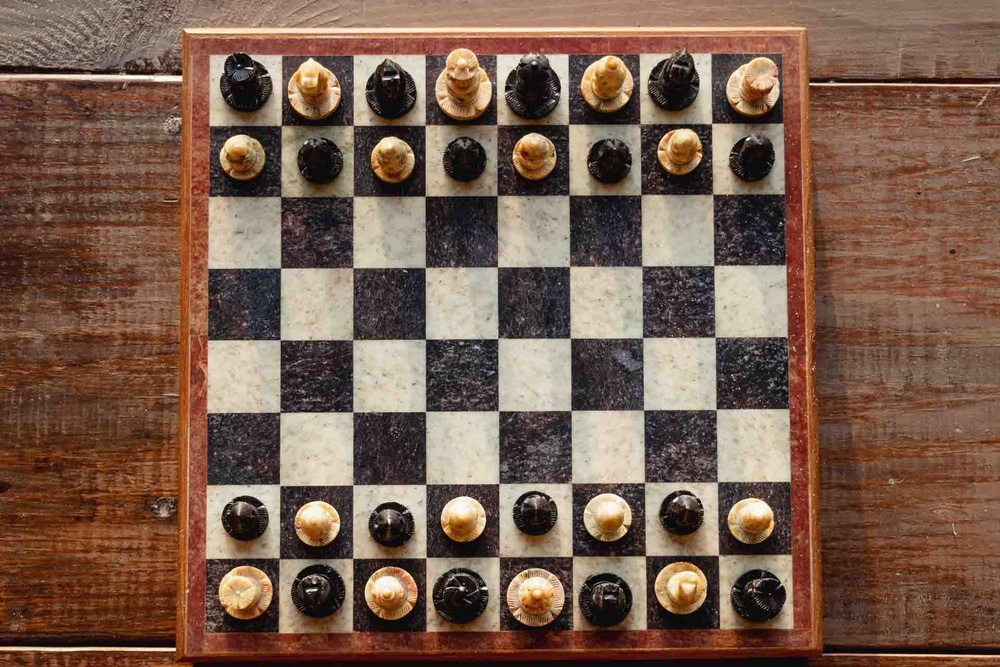
%> input picture uts/kotak.jpg, 1000 x 667 px, shrunk from 1920 x 1280 before the run
$ octave uts10.m   (GNU Octave 9; MATLAB toolbox functions it lacks are replaced by stand-ins)
%> lines starting %> are read from the running program, lines starting %| are printed output that depends on the picture
pkg load image

% 1. Baca gambar papan catur
img = imread('kotak.jpg');
%> img is the input picture: size 667x1000x3 uint8; mean R, G, B 121.4, 93.6, 77.7

% 2. Ubah ke grayscale jika RGB
if size(img, 3) == 3
  img = rgb2gray(img);
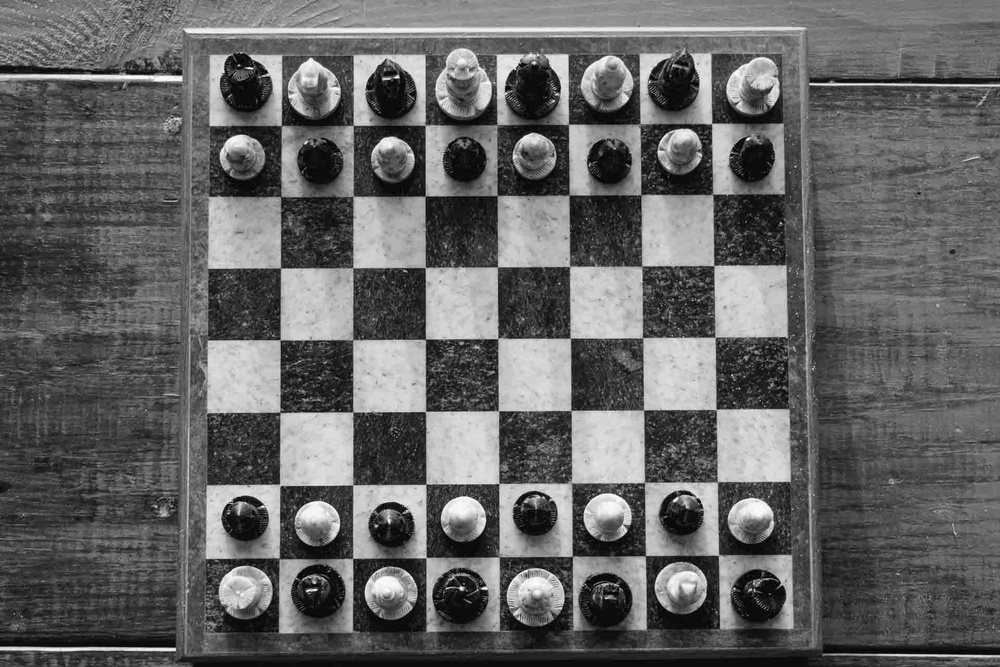
%> img: size 667x1000 uint8; min 0, max 255, mean 100.1
end

% 3. Buat matriks transformasi affine (rotasi + skala + translasi)
theta = pi/8;       % rotasi 22.5 derajat
scale = 1.2;        % skala 1.2x
tx = 50; ty = 30;   % translasi ke kanan dan bawah

T = [scale*cos(theta), -scale*sin(theta), 0;
     scale*sin(theta),  scale*cos(theta), 0;
     0,                 0,                1];

% Buat struktur transformasi untuk imtransform
tform = maketform('affine', T);  % <- ini cara Octave

% 4. Terapkan transformasi affine
img_trans = imtransform(img, tform, 'bilinear', 'XData', [1 size(img,2)], 'YData', [1 size(img,1)]);
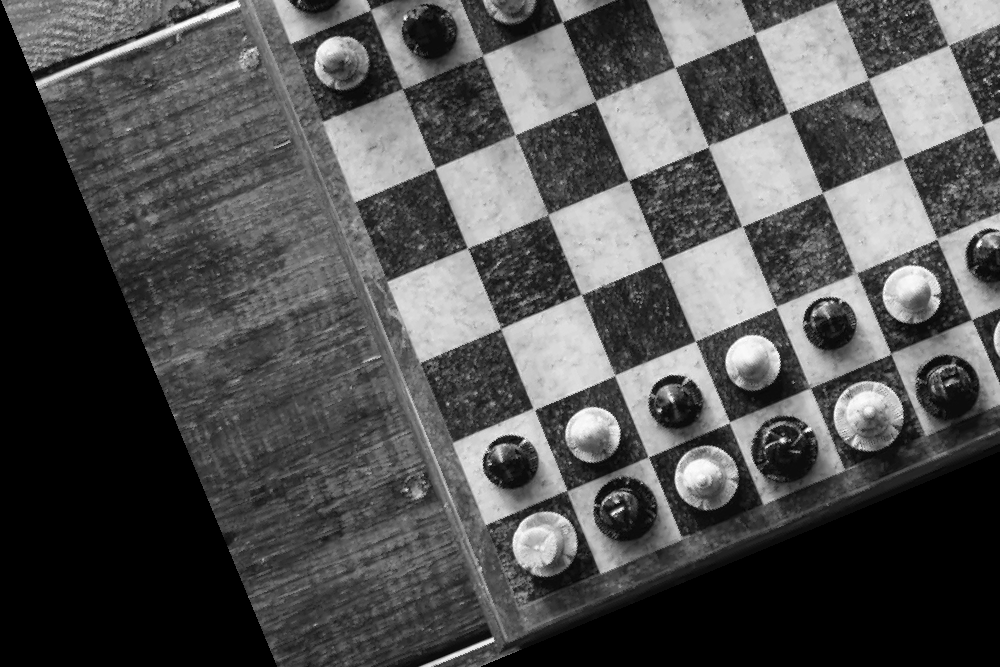
%> img_trans: size 667x1000 uint8; min 0, max 255, mean 81.6

% 5. Tampilkan hasil
figure('Name', 'Transformasi Affine Papan Catur');
subplot(1,2,1), imshow(img), title('Gambar Asli');
subplot(1,2,2), imshow(img_trans), title('Setelah Transformasi Affine');

$ run again, with uts/bunga.jpg copied over uts/kotak.jpg
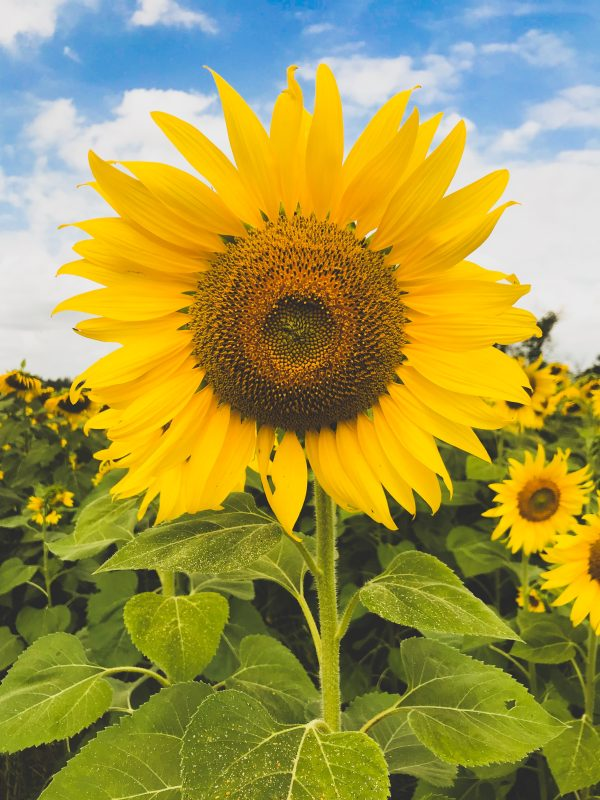
%> input picture uts/bunga.jpg, 600 x 800 px
%> img is the input picture: size 800x600x3 uint8; mean R, G, B 162.2, 152.6, 72.4
%> `img = rgb2gray(img);`:
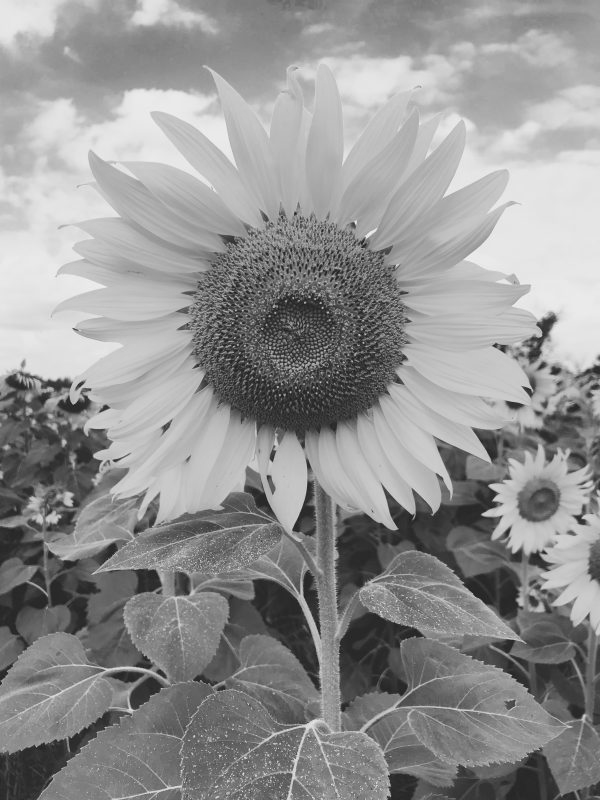
%> img: size 800x600 uint8; min 24, max 245, mean 146.3
%> `img_trans = imtransform(img, tform, 'bilinear', 'XData', [1 size(img,2..`:
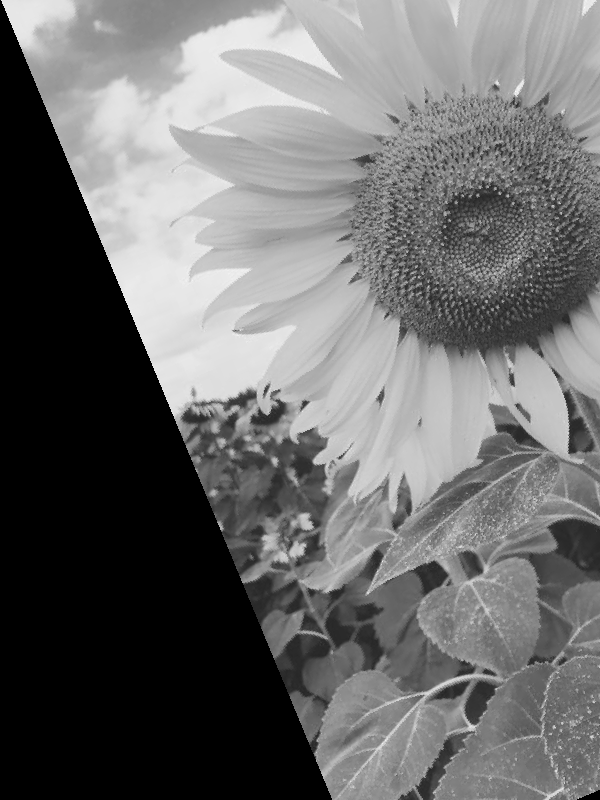
%> img_trans: size 800x600 uint8; min 0, max 255, mean 107.4
